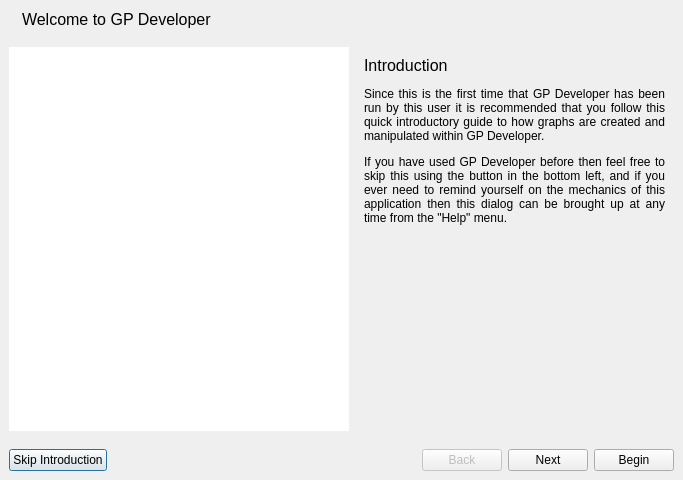
<?xml version="1.0" encoding="UTF-8"?>
<ui version="4.0">
 <class>FirstRunDialog</class>
 <widget class="QDialog" name="FirstRunDialog">
  <property name="geometry">
   <rect>
    <x>0</x>
    <y>0</y>
    <width>683</width>
    <height>480</height>
   </rect>
  </property>
  <property name="windowTitle">
   <string>First Run - GP Developer</string>
  </property>
  <layout class="QVBoxLayout" name="verticalLayout_2">
   <property name="spacing">
    <number>0</number>
   </property>
   <property name="margin">
    <number>0</number>
   </property>
   <item>
    <widget class="QWidget" name="titleWidget" native="true">
     <layout class="QHBoxLayout" name="horizontalLayout_3">
      <item>
       <widget class="QLabel" name="label_2">
        <property name="text">
         <string/>
        </property>
        <property name="pixmap">
         <pixmap resource="icons.qrc">:/icons/comment.png</pixmap>
        </property>
        <property name="scaledContents">
         <bool>false</bool>
        </property>
       </widget>
      </item>
      <item>
       <widget class="QLabel" name="title_2">
        <property name="styleSheet">
         <string notr="true">QLabel { font-size: 16px; }</string>
        </property>
        <property name="text">
         <string>Welcome to GP Developer</string>
        </property>
       </widget>
      </item>
      <item>
       <spacer name="horizontalSpacer_2">
        <property name="orientation">
         <enum>Qt::Horizontal</enum>
        </property>
        <property name="sizeHint" stdset="0">
         <size>
          <width>159</width>
          <height>20</height>
         </size>
        </property>
       </spacer>
      </item>
     </layout>
    </widget>
   </item>
   <item>
    <widget class="QWidget" name="dialogMainWidget" native="true">
     <layout class="QHBoxLayout" name="horizontalLayout_2">
      <item>
       <widget class="Developer::GraphWidget" name="graphWidget">
        <property name="minimumSize">
         <size>
          <width>340</width>
          <height>0</height>
         </size>
        </property>
        <property name="maximumSize">
         <size>
          <width>340</width>
          <height>16777215</height>
         </size>
        </property>
        <property name="styleSheet">
         <string notr="true">QGraphicsView { border-right: 1px solid #ccc; }</string>
        </property>
        <property name="frameShape">
         <enum>QFrame::NoFrame</enum>
        </property>
       </widget>
      </item>
      <item>
       <widget class="QStackedWidget" name="stackedWidget">
        <widget class="QWidget" name="introduction" native="true">
         <layout class="QVBoxLayout" name="verticalLayout">
          <item>
           <widget class="QLabel" name="label">
            <property name="text">
             <string>&lt;html&gt;&lt;head/&gt;&lt;body&gt;&lt;p&gt;&lt;span style=&quot; font-size:12pt;&quot;&gt;Introduction&lt;/span&gt;&lt;/p&gt;&lt;p align=&quot;justify&quot;&gt;Since this is the first time that GP Developer has been run by this user it is recommended that you follow this quick introductory guide to how graphs are created and manipulated within GP Developer.&lt;/p&gt;&lt;p align=&quot;justify&quot;&gt;If you have used GP Developer before then feel free to skip this using the button in the bottom left, and if you ever need to remind yourself on the mechanics of this application then this dialog can be brought up at any time from the &amp;quot;Help&amp;quot; menu.&lt;/p&gt;&lt;/body&gt;&lt;/html&gt;</string>
            </property>
            <property name="alignment">
             <set>Qt::AlignJustify|Qt::AlignVCenter</set>
            </property>
            <property name="wordWrap">
             <bool>true</bool>
            </property>
           </widget>
          </item>
          <item>
           <spacer name="verticalSpacer">
            <property name="orientation">
             <enum>Qt::Vertical</enum>
            </property>
            <property name="sizeHint" stdset="0">
             <size>
              <width>20</width>
              <height>40</height>
             </size>
            </property>
           </spacer>
          </item>
         </layout>
        </widget>
        <widget class="QWidget" name="addingNodes">
         <layout class="QVBoxLayout" name="verticalLayout_3">
          <item>
           <widget class="QLabel" name="label_4">
            <property name="text">
             <string>&lt;html&gt;&lt;head/&gt;&lt;body&gt;&lt;p&gt;&lt;span style=&quot; font-size:12pt;&quot;&gt;Adding Nodes&lt;/span&gt;&lt;/p&gt;&lt;p&gt;To create a node you can double click the left mouse button (&lt;img src=&quot;:/icons/small_mouse_select_left.png&quot;/&gt;) anywhere in open space of the graph. Do this now to create at least three nodes in the graph widget to the left.&lt;/p&gt;&lt;p&gt;Once a node has been added to the graph it can be moved by clicking the left mouse button over the desired node and then dragging until the node is in the desired position.&lt;/p&gt;&lt;p&gt;You do not have to lay out the nodes yourself however, there are automated layout mechanisms available which will be discussed later.&lt;/p&gt;&lt;/body&gt;&lt;/html&gt;</string>
            </property>
            <property name="alignment">
             <set>Qt::AlignJustify|Qt::AlignVCenter</set>
            </property>
            <property name="wordWrap">
             <bool>true</bool>
            </property>
           </widget>
          </item>
          <item>
           <layout class="QHBoxLayout" name="horizontalLayout_4">
            <item>
             <widget class="QLabel" name="label_5">
              <property name="text">
               <string>Nodes created:</string>
              </property>
             </widget>
            </item>
            <item>
             <widget class="QLabel" name="nodeCount">
              <property name="text">
               <string>0</string>
              </property>
             </widget>
            </item>
           </layout>
          </item>
          <item>
           <spacer name="verticalSpacer_2">
            <property name="orientation">
             <enum>Qt::Vertical</enum>
            </property>
            <property name="sizeHint" stdset="0">
             <size>
              <width>20</width>
              <height>125</height>
             </size>
            </property>
           </spacer>
          </item>
         </layout>
         <zorder>label_4</zorder>
         <zorder>label_5</zorder>
         <zorder>nodeCount</zorder>
         <zorder>label_5</zorder>
         <zorder>verticalSpacer_2</zorder>
         <zorder></zorder>
        </widget>
        <widget class="QWidget" name="addingEdges">
         <layout class="QVBoxLayout" name="verticalLayout_4">
          <item>
           <widget class="QLabel" name="label_6">
            <property name="frameShadow">
             <enum>QFrame::Plain</enum>
            </property>
            <property name="text">
             <string>&lt;html&gt;&lt;head/&gt;&lt;body&gt;&lt;p&gt;&lt;span style=&quot; font-size:12pt;&quot;&gt;Adding Edges&lt;/span&gt;&lt;/p&gt;&lt;p&gt;Edges between nodes can be added by clicking the right mouse button (&lt;img src=&quot;:/icons/small_mouse_select_right.png&quot;/&gt;) over an existing node and dragging until your cursor is over another node. When you release the right mouse button an edge is added from the first node to the second.&lt;/p&gt;&lt;p&gt;Loop edges (edges from a node to itself) can be added with a single right mouse button click over the desired node.&lt;/p&gt;&lt;p&gt;Add at least three edges to the graph now.&lt;/p&gt;&lt;/body&gt;&lt;/html&gt;</string>
            </property>
            <property name="alignment">
             <set>Qt::AlignJustify|Qt::AlignVCenter</set>
            </property>
            <property name="wordWrap">
             <bool>true</bool>
            </property>
           </widget>
          </item>
          <item>
           <layout class="QHBoxLayout" name="horizontalLayout_5">
            <item>
             <widget class="QLabel" name="label_7">
              <property name="text">
               <string>Edges added:</string>
              </property>
             </widget>
            </item>
            <item>
             <widget class="QLabel" name="edgeCount">
              <property name="text">
               <string>0</string>
              </property>
             </widget>
            </item>
           </layout>
          </item>
          <item>
           <spacer name="verticalSpacer_3">
            <property name="orientation">
             <enum>Qt::Vertical</enum>
            </property>
            <property name="sizeHint" stdset="0">
             <size>
              <width>20</width>
              <height>40</height>
             </size>
            </property>
           </spacer>
          </item>
         </layout>
        </widget>
        <widget class="QWidget" name="editingGraphElements">
         <layout class="QVBoxLayout" name="verticalLayout_5">
          <item>
           <widget class="QLabel" name="label_3">
            <property name="text">
             <string>&lt;html&gt;&lt;head/&gt;&lt;body&gt;&lt;p&gt;&lt;span style=&quot; font-size:12pt;&quot;&gt;Editing Graph Elements&lt;/span&gt;&lt;/p&gt;&lt;p&gt;Elements which have been added to the graph can be edited by using the left mouse button (&lt;img src=&quot;:/icons/small_mouse_select_left.png&quot;/&gt;) to double click on the element you want to change. A dialog will appear which allows you to make any necessary changes to this element, such as changing its identifier or label.&lt;/p&gt;&lt;p&gt;Try editing the elements you have created to see how they can be modified.&lt;/p&gt;&lt;/body&gt;&lt;/html&gt;</string>
            </property>
            <property name="wordWrap">
             <bool>true</bool>
            </property>
           </widget>
          </item>
          <item>
           <spacer name="verticalSpacer_4">
            <property name="orientation">
             <enum>Qt::Vertical</enum>
            </property>
            <property name="sizeHint" stdset="0">
             <size>
              <width>20</width>
              <height>218</height>
             </size>
            </property>
           </spacer>
          </item>
         </layout>
        </widget>
        <widget class="QWidget" name="selectingGraphElements">
         <layout class="QVBoxLayout" name="verticalLayout_7">
          <item>
           <widget class="QLabel" name="label_11">
            <property name="text">
             <string>&lt;html&gt;&lt;head/&gt;&lt;body&gt;&lt;p&gt;&lt;span style=&quot; font-size:12pt;&quot;&gt;Selecting Elements&lt;/span&gt;&lt;/p&gt;&lt;p&gt;Individual elements (both edges and nodes) can be selected with a single left mouse button (&lt;img src=&quot;:/icons/small_mouse_select_left.png&quot;/&gt;) click on the element you wish to select.&lt;/p&gt;&lt;p&gt;If you wish to select many elements at once you can click the left mouse button in open space and then drag a rectangle from that point. Any elements which overlap with the area indicated will be selected.&lt;/p&gt;&lt;p&gt;In addition it is possible to select every element in the graph using the keyboard shortcut Ctrl+A.&lt;/p&gt;&lt;/body&gt;&lt;/html&gt;</string>
            </property>
            <property name="wordWrap">
             <bool>true</bool>
            </property>
           </widget>
          </item>
          <item>
           <spacer name="verticalSpacer_6">
            <property name="orientation">
             <enum>Qt::Vertical</enum>
            </property>
            <property name="sizeHint" stdset="0">
             <size>
              <width>20</width>
              <height>176</height>
             </size>
            </property>
           </spacer>
          </item>
         </layout>
        </widget>
        <widget class="QWidget" name="deletingGraphElements">
         <layout class="QVBoxLayout" name="verticalLayout_6">
          <item>
           <widget class="QLabel" name="label_8">
            <property name="text">
             <string>&lt;html&gt;&lt;head/&gt;&lt;body&gt;&lt;p&gt;&lt;span style=&quot; font-size:12pt;&quot;&gt;Deleting Elements&lt;/span&gt;&lt;/p&gt;&lt;p&gt;When a single element or a group of elements are selected they can be deleted by pressing the &amp;quot;Delete&amp;quot; key on your keyboard.&lt;/p&gt;&lt;p&gt;Remove three nodes and edges now, create more if there are not enough to delete.&lt;/p&gt;&lt;/body&gt;&lt;/html&gt;</string>
            </property>
            <property name="wordWrap">
             <bool>true</bool>
            </property>
           </widget>
          </item>
          <item>
           <layout class="QHBoxLayout" name="horizontalLayout_7">
            <item>
             <widget class="QLabel" name="label_9">
              <property name="text">
               <string>Nodes Deleted:</string>
              </property>
             </widget>
            </item>
            <item>
             <widget class="QLabel" name="nodeDeleteCount">
              <property name="text">
               <string>0</string>
              </property>
             </widget>
            </item>
           </layout>
          </item>
          <item>
           <layout class="QHBoxLayout" name="horizontalLayout_6">
            <item>
             <widget class="QLabel" name="label_10">
              <property name="text">
               <string>Edges Deleted:</string>
              </property>
             </widget>
            </item>
            <item>
             <widget class="QLabel" name="edgeDeleteCount">
              <property name="text">
               <string>0</string>
              </property>
             </widget>
            </item>
           </layout>
          </item>
          <item>
           <spacer name="verticalSpacer_5">
            <property name="orientation">
             <enum>Qt::Vertical</enum>
            </property>
            <property name="sizeHint" stdset="0">
             <size>
              <width>20</width>
              <height>224</height>
             </size>
            </property>
           </spacer>
          </item>
         </layout>
        </widget>
        <widget class="QWidget" name="navigatingGraphs">
         <layout class="QVBoxLayout" name="verticalLayout_8">
          <item>
           <widget class="QLabel" name="label_12">
            <property name="text">
             <string>&lt;html&gt;&lt;head/&gt;&lt;body&gt;&lt;p&gt;&lt;span style=&quot; font-size:12pt;&quot;&gt;Navigating Large Graphs&lt;/span&gt;&lt;/p&gt;&lt;p align=&quot;justify&quot;&gt;When working with host graphs and result graphs the results may not fit easily into the available graph widget. In those cases the widget allows the user to pan around and zoom the view as necessary.&lt;/p&gt;&lt;p&gt;&lt;span style=&quot; font-size:12pt;&quot;&gt;Moving Around&lt;/span&gt;&lt;/p&gt;&lt;p align=&quot;justify&quot;&gt;To move around the graph you can use the scrollbars shown at the bottom and at the right (as necessary). In addition when the &amp;quot;Shift&amp;quot; key is held the widget allows the user to pan around by clicking the left mouse button (&lt;img src=&quot;:/icons/small_mouse_select_left.png&quot;/&gt;) and moving the mouse.&lt;/p&gt;&lt;p align=&quot;justify&quot;&gt;&lt;span style=&quot; font-size:12pt;&quot;&gt;Zooming&lt;/span&gt;&lt;/p&gt;&lt;p align=&quot;justify&quot;&gt;Zooming of the view can be achieved by rolling the mouse wheel (&lt;img src=&quot;:/icons/small_mouse_select_scroll.png&quot;/&gt;) or by pressing Ctrl and &amp;quot;+&amp;quot; to zoom in and Ctrl and &amp;quot;-&amp;quot; to zoom out. The user can reset the view to a scale of 1:1 at any time by pressing Ctrl+0 (zero).&lt;/p&gt;&lt;/body&gt;&lt;/html&gt;</string>
            </property>
            <property name="wordWrap">
             <bool>true</bool>
            </property>
           </widget>
          </item>
          <item>
           <spacer name="verticalSpacer_7">
            <property name="orientation">
             <enum>Qt::Vertical</enum>
            </property>
            <property name="sizeHint" stdset="0">
             <size>
              <width>20</width>
              <height>21</height>
             </size>
            </property>
           </spacer>
          </item>
         </layout>
        </widget>
        <widget class="QWidget" name="page">
         <layout class="QVBoxLayout" name="verticalLayout_9">
          <item>
           <widget class="QLabel" name="label_13">
            <property name="text">
             <string>&lt;html&gt;&lt;head/&gt;&lt;body&gt;&lt;p&gt;&lt;span style=&quot; font-size:12pt;&quot;&gt;Right-Hand Side (RHS) Graphs&lt;/span&gt;&lt;/p&gt;&lt;p&gt;In GP rules the left-hand side graph is freely manipulated, but has automatic implications on the right-hand side graph. Therefore the editing of these graphs is handled differently.&lt;/p&gt;&lt;p&gt;All nodes from the LHS graph are visible in the RHS graph, if these are shown normally then those are &lt;span style=&quot; font-weight:600;&quot;&gt;preserved&lt;/span&gt; nodes. If they are shown in red then they are being &lt;span style=&quot; font-weight:600;&quot;&gt;deleted&lt;/span&gt; from the graph by this rule application. Finally any nodes which are &lt;span style=&quot; font-weight:600;&quot;&gt;new&lt;/span&gt; to the RHS are shown in green. Edges are handled in exactly the same way.&lt;/p&gt;&lt;p&gt;Adding new nodes and edges should be intuitive as this is handled like the previous graph editing. What has changed is that elements which are currently in a &lt;span style=&quot; font-style:italic;&quot;&gt;deleted&lt;/span&gt; state can be transformed into &lt;span style=&quot; font-style:italic;&quot;&gt;preserved&lt;/span&gt; nodes by double clicking on them, at which point they become normal elements.&lt;/p&gt;&lt;p&gt;Try editing the example RHS graph to the left.&lt;/p&gt;&lt;/body&gt;&lt;/html&gt;</string>
            </property>
            <property name="wordWrap">
             <bool>true</bool>
            </property>
           </widget>
          </item>
          <item>
           <layout class="QHBoxLayout" name="horizontalLayout_8">
            <item>
             <widget class="QLabel" name="label_14">
              <property name="text">
               <string>New Nodes Created:</string>
              </property>
             </widget>
            </item>
            <item>
             <widget class="QLabel" name="newNodesCount">
              <property name="text">
               <string>0</string>
              </property>
             </widget>
            </item>
           </layout>
          </item>
          <item>
           <layout class="QHBoxLayout" name="horizontalLayout_9">
            <item>
             <widget class="QLabel" name="label_15">
              <property name="text">
               <string>Nodes Preserved:</string>
              </property>
             </widget>
            </item>
            <item>
             <widget class="QLabel" name="preservedNodesCount">
              <property name="text">
               <string>0</string>
              </property>
             </widget>
            </item>
           </layout>
          </item>
          <item>
           <spacer name="verticalSpacer_8">
            <property name="orientation">
             <enum>Qt::Vertical</enum>
            </property>
            <property name="sizeHint" stdset="0">
             <size>
              <width>20</width>
              <height>5</height>
             </size>
            </property>
           </spacer>
          </item>
         </layout>
        </widget>
       </widget>
      </item>
     </layout>
    </widget>
   </item>
   <item>
    <widget class="QWidget" name="buttons" native="true">
     <layout class="QHBoxLayout" name="horizontalLayout">
      <item>
       <widget class="QPushButton" name="skipButton">
        <property name="text">
         <string>Skip Introduction</string>
        </property>
        <property name="icon">
         <iconset resource="icons.qrc">
          <normaloff>:/icons/small_door_out.png</normaloff>:/icons/small_door_out.png</iconset>
        </property>
       </widget>
      </item>
      <item>
       <spacer name="horizontalSpacer">
        <property name="orientation">
         <enum>Qt::Horizontal</enum>
        </property>
        <property name="sizeHint" stdset="0">
         <size>
          <width>282</width>
          <height>20</height>
         </size>
        </property>
       </spacer>
      </item>
      <item>
       <widget class="QPushButton" name="backButton">
        <property name="enabled">
         <bool>false</bool>
        </property>
        <property name="text">
         <string>Back</string>
        </property>
        <property name="icon">
         <iconset resource="icons.qrc">
          <normaloff>:/icons/small_arrow_left.png</normaloff>:/icons/small_arrow_left.png</iconset>
        </property>
       </widget>
      </item>
      <item>
       <widget class="QPushButton" name="nextButton">
        <property name="text">
         <string>Next</string>
        </property>
        <property name="icon">
         <iconset resource="icons.qrc">
          <normaloff>:/icons/small_arrow_right.png</normaloff>:/icons/small_arrow_right.png</iconset>
        </property>
       </widget>
      </item>
      <item>
       <widget class="QPushButton" name="beginButton">
        <property name="text">
         <string>Begin</string>
        </property>
       </widget>
      </item>
     </layout>
    </widget>
   </item>
  </layout>
 </widget>
 <customwidgets>
  <customwidget>
   <class>Developer::GraphWidget</class>
   <extends>QGraphicsView</extends>
   <header>graphview/graphwidget.hpp</header>
  </customwidget>
 </customwidgets>
 <resources>
  <include location="icons.qrc"/>
 </resources>
 <connections>
  <connection>
   <sender>skipButton</sender>
   <signal>pressed()</signal>
   <receiver>FirstRunDialog</receiver>
   <slot>reject()</slot>
   <hints>
    <hint type="sourcelabel">
     <x>84</x>
     <y>466</y>
    </hint>
    <hint type="destinationlabel">
     <x>85</x>
     <y>524</y>
    </hint>
   </hints>
  </connection>
  <connection>
   <sender>beginButton</sender>
   <signal>pressed()</signal>
   <receiver>FirstRunDialog</receiver>
   <slot>accept()</slot>
   <hints>
    <hint type="sourcelabel">
     <x>609</x>
     <y>470</y>
    </hint>
    <hint type="destinationlabel">
     <x>610</x>
     <y>514</y>
    </hint>
   </hints>
  </connection>
  <connection>
   <sender>nextButton</sender>
   <signal>pressed()</signal>
   <receiver>FirstRunDialog</receiver>
   <slot>next()</slot>
   <hints>
    <hint type="sourcelabel">
     <x>530</x>
     <y>462</y>
    </hint>
    <hint type="destinationlabel">
     <x>535</x>
     <y>518</y>
    </hint>
   </hints>
  </connection>
  <connection>
   <sender>backButton</sender>
   <signal>pressed()</signal>
   <receiver>FirstRunDialog</receiver>
   <slot>back()</slot>
   <hints>
    <hint type="sourcelabel">
     <x>450</x>
     <y>463</y>
    </hint>
    <hint type="destinationlabel">
     <x>442</x>
     <y>554</y>
    </hint>
   </hints>
  </connection>
 </connections>
 <slots>
  <slot>back()</slot>
  <slot>next()</slot>
 </slots>
</ui>
